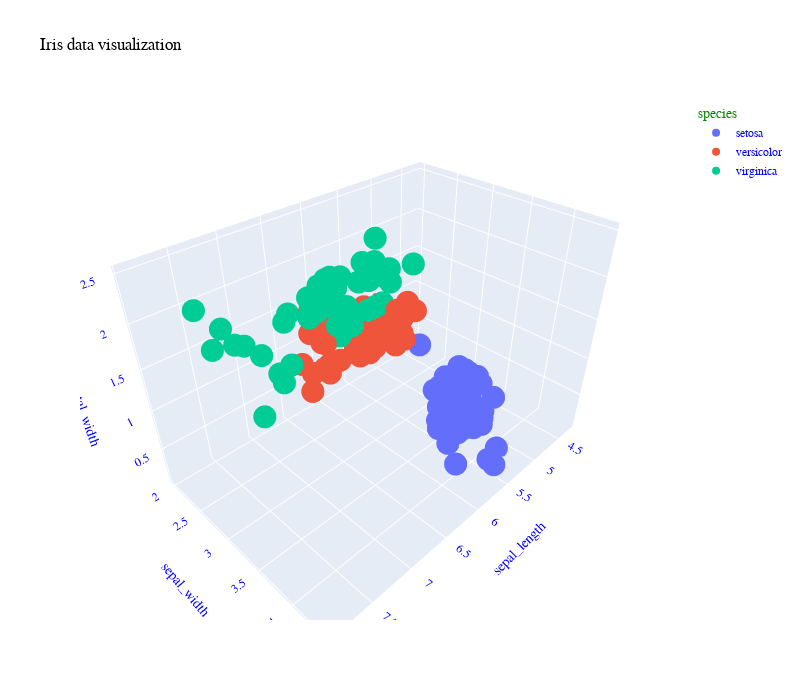

The notebook cell saved with this chart:
### Markdown cell above
Plotting the actual categories as given in the dataset.

### Code cell
df = px.data.iris()
fig = px.scatter_3d(df, x='sepal_length', y='sepal_width', z='petal_width',
              color='species',title='Iris data visualization',
                    labels={'x':'Sepal length (cm)','y':'Sepal Width','z':'Petal width'},category_orders={'indices':['setosa','versicolour','virginica']},
                    width=800,height=700)
fig.update_layout(
    font_family="Comic Sans MS",
    font_color="blue",
    title_font_family="Comic Sans MS",
    title_font_color="black",
    legend_title_font_color="green"
)
fig.show()

### Figure 1 — Plotly figure (JSON) as saved in the notebook; plotly's stock layout.template omitted (floating-point values rounded to 4 significant figures)
{"data": [{"hovertemplate": "species=setosa<br>sepal_length=%{x}<br>sepal_width=%{y}<br>petal_width=%{z}<extra></extra>", "legendgroup": "setosa", "marker": {"color": "#636efa", "symbol": "circle"}, "mode": "markers", "name": "setosa", "scene": "scene", "showlegend": true, "type": "scatter3d", "x": [5.1, 4.9, 4.7, 4.6, 5, 5.4, 4.6, 5, 4.4, 4.9, 5.4, 4.8, 4.8, 4.3, 5.8, 5.7, 5.4, 5.1, 5.7, 5.1, 5.4, 5.1, 4.6, 5.1, 4.8, 5, 5, 5.2, 5.2, 4.7, 4.8, 5.4, 5.2, 5.5, 4.9, 5, 5.5, 4.9, 4.4, 5.1, 5, 4.5, 4.4, 5, 5.1, 4.8, 5.1, 4.6, 5.3, 5], "y": [3.5, 3, 3.2, 3.1, 3.6, 3.9, 3.4, 3.4, 2.9, 3.1, 3.7, 3.4, 3, 3, 4, 4.4, 3.9, 3.5, 3.8, 3.8, 3.4, 3.7, 3.6, 3.3, 3.4, 3, 3.4, 3.5, 3.4, 3.2, 3.1, 3.4, 4.1, 4.2, 3.1, 3.2, 3.5, 3.1, 3, 3.4, 3.5, 2.3, 3.2, 3.5, 3.8, 3, 3.8, 3.2, 3.7, 3.3], "z": [0.2, 0.2, 0.2, 0.2, 0.2, 0.4, 0.3, 0.2, 0.2, 0.1, 0.2, 0.2, 0.1, 0.1, 0.2, 0.4, 0.4, 0.3, 0.3, 0.3, 0.2, 0.4, 0.2, 0.5, 0.2, 0.2, 0.4, 0.2, 0.2, 0.2, 0.2, 0.4, 0.1, 0.2, 0.1, 0.2, 0.2, 0.1, 0.2, 0.2, 0.3, 0.3, 0.2, 0.6, 0.4, 0.3, 0.2, 0.2, 0.2, 0.2]}, {"hovertemplate": "species=versicolor<br>sepal_length=%{x}<br>sepal_width=%{y}<br>petal_width=%{z}<extra></extra>", "legendgroup": "versicolor", "marker": {"color": "#EF553B", "symbol": "circle"}, "mode": "markers", "name": "versicolor", "scene": "scene", "showlegend": true, "type": "scatter3d", "x": [7, 6.4, 6.9, 5.5, 6.5, 5.7, 6.3, 4.9, 6.6, 5.2, 5, 5.9, 6, 6.1, 5.6, 6.7, 5.6, 5.8, 6.2, 5.6, 5.9, 6.1, 6.3, 6.1, 6.4, 6.6, 6.8, 6.7, 6, 5.7, 5.5, 5.5, 5.8, 6, 5.4, 6, 6.7, 6.3, 5.6, 5.5, 5.5, 6.1, 5.8, 5, 5.6, 5.7, 5.7, 6.2, 5.1, 5.7], "y": [3.2, 3.2, 3.1, 2.3, 2.8, 2.8, 3.3, 2.4, 2.9, 2.7, 2, 3, 2.2, 2.9, 2.9, 3.1, 3, 2.7, 2.2, 2.5, 3.2, 2.8, 2.5, 2.8, 2.9, 3, 2.8, 3, 2.9, 2.6, 2.4, 2.4, 2.7, 2.7, 3, 3.4, 3.1, 2.3, 3, 2.5, 2.6, 3, 2.6, 2.3, 2.7, 3, 2.9, 2.9, 2.5, 2.8], "z": [1.4, 1.5, 1.5, 1.3, 1.5, 1.3, 1.6, 1, 1.3, 1.4, 1, 1.5, 1, 1.4, 1.3, 1.4, 1.5, 1, 1.5, 1.1, 1.8, 1.3, 1.5, 1.2, 1.3, 1.4, 1.4, 1.7, 1.5, 1, 1.1, 1, 1.2, 1.6, 1.5, 1.6, 1.5, 1.3, 1.3, 1.3, 1.2, 1.4, 1.2, 1, 1.3, 1.2, 1.3, 1.3, 1.1, 1.3]}, {"hovertemplate": "species=virginica<br>sepal_length=%{x}<br>sepal_width=%{y}<br>petal_width=%{z}<extra></extra>", "legendgroup": "virginica", "marker": {"color": "#00cc96", "symbol": "circle"}, "mode": "markers", "name": "virginica", "scene": "scene", "showlegend": true, "type": "scatter3d", "x": [6.3, 5.8, 7.1, 6.3, 6.5, 7.6, 4.9, 7.3, 6.7, 7.2, 6.5, 6.4, 6.8, 5.7, 5.8, 6.4, 6.5, 7.7, 7.7, 6, 6.9, 5.6, 7.7, 6.3, 6.7, 7.2, 6.2, 6.1, 6.4, 7.2, 7.4, 7.9, 6.4, 6.3, 6.1, 7.7, 6.3, 6.4, 6, 6.9, 6.7, 6.9, 5.8, 6.8, 6.7, 6.7, 6.3, 6.5, 6.2, 5.9], "y": [3.3, 2.7, 3, 2.9, 3, 3, 2.5, 2.9, 2.5, 3.6, 3.2, 2.7, 3, 2.5, 2.8, 3.2, 3, 3.8, 2.6, 2.2, 3.2, 2.8, 2.8, 2.7, 3.3, 3.2, 2.8, 3, 2.8, 3, 2.8, 3.8, 2.8, 2.8, 2.6, 3, 3.4, 3.1, 3, 3.1, 3.1, 3.1, 2.7, 3.2, 3.3, 3, 2.5, 3, 3.4, 3], "z": [2.5, 1.9, 2.1, 1.8, 2.2, 2.1, 1.7, 1.8, 1.8, 2.5, 2, 1.9, 2.1, 2, 2.4, 2.3, 1.8, 2.2, 2.3, 1.5, 2.3, 2, 2, 1.8, 2.1, 1.8, 1.8, 1.8, 2.1, 1.6, 1.9, 2, 2.2, 1.5, 1.4, 2.3, 2.4, 1.8, 1.8, 2.1, 2.4, 2.3, 1.9, 2.3, 2.5, 2.3, 1.9, 2, 2.3, 1.8]}], "layout": {"font": {"color": "blue", "family": "Comic Sans MS"}, "height": 700, "legend": {"title": {"font": {"color": "green"}, "text": "species"}, "tracegroupgap": 0}, "scene": {"aspectmode": "auto", "aspectratio": {"x": 1.31, "y": 0.8736, "z": 0.8736}, "domain": {"x": [0, 1], "y": [0, 1]}, "xaxis": {"title": {"text": "sepal_length"}, "type": "linear"}, "yaxis": {"title": {"text": "sepal_width"}, "type": "linear"}, "zaxis": {"title": {"text": "petal_width"}, "type": "linear"}}, "title": {"font": {"color": "black", "family": "Comic Sans MS"}, "text": "Iris data visualization"}, "width": 800}}
